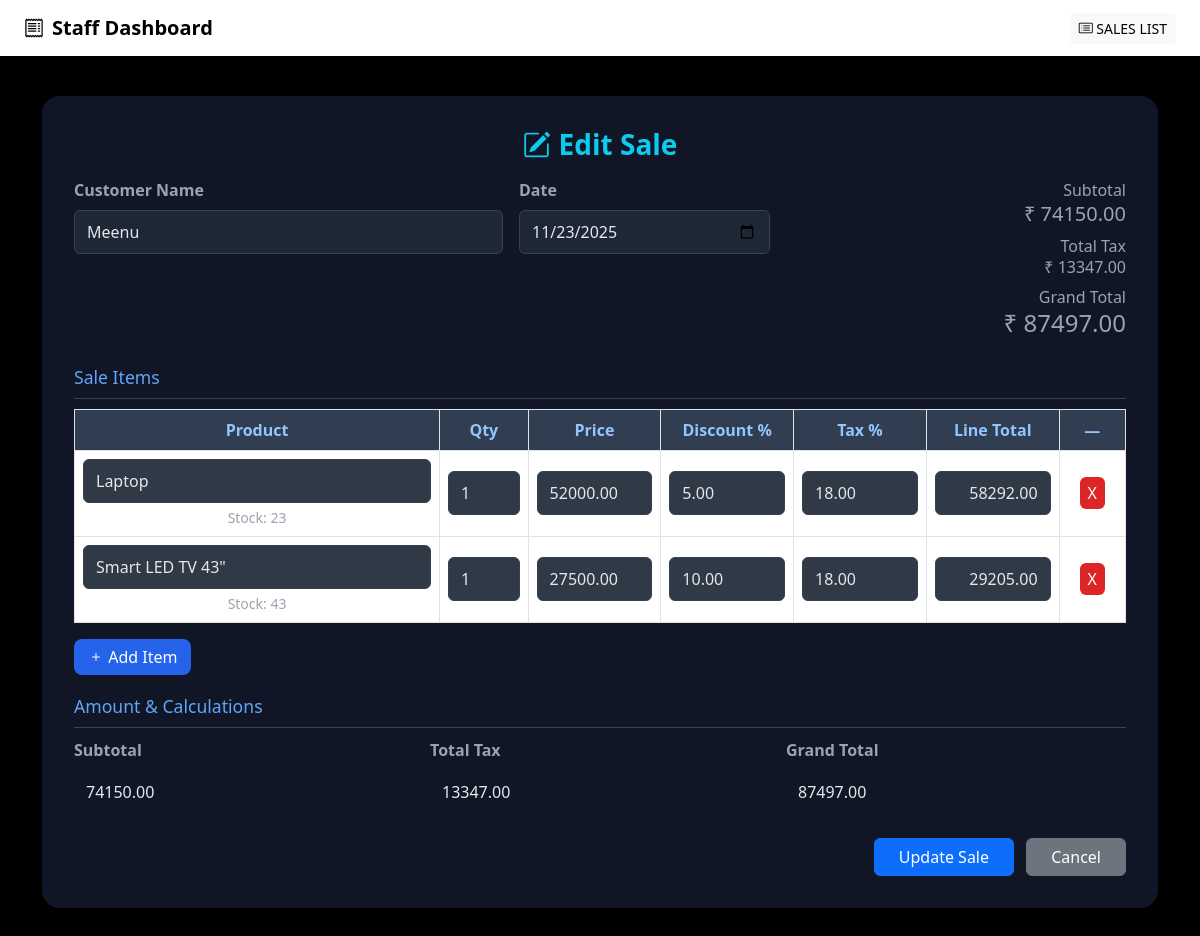
The page /user_sales_edit/5/ on the database its author committed.
### app/models.py (models this page shows, shortened)
class Sales(models.Model):
    PAYMENT_STATUS_CHOICES = (
        ("PAID", "Paid"),
        ("PENDING", "Pending"),
        ("CREDIT", "Credit"),
    )
    invoice_no = models.CharField(max_length=20, unique=True)
    customer_name = models.CharField(max_length=200, null=True)
    date = models.DateField(blank=True, null=True)
    subtotal = models.DecimalField(max_digits=12, decimal_places=2, default=0)
    total_tax = models.DecimalField(max_digits=12, decimal_places=2, default=0)
    grand_total = models.DecimalField(max_digits=12, decimal_places=2, default=0)
    payment_status = models.CharField(
        max_length=10, choices=PAYMENT_STATUS_CHOICES, default="PENDING"
    )
    notes = models.TextField(blank=True, null=True)

class SalesItem(models.Model):
    sale = models.ForeignKey(Sales, related_name="items", on_delete=models.CASCADE,null=True)
    product = models.ForeignKey(Product, on_delete=models.CASCADE,null=True)
    qty = models.PositiveIntegerField(default=1)
    price = models.DecimalField(max_digits=10, decimal_places=2,null=True)
    discount = models.DecimalField(max_digits=10, decimal_places=2, default=0)
    tax = models.DecimalField(max_digits=10, decimal_places=2, default=0)
    total = models.DecimalField(max_digits=10, decimal_places=2, default=0)

class Product(models.Model):
    STATUS_CHOICES = [
        ('active', 'Active'),
        ('inactive', 'Inactive'),
        ('out_of_stock', 'Out of Stock'),
        ('discontinued', 'Discontinued'),
    ]
    product_id = models.CharField(max_length=50)
    name = models.CharField(max_length=200)
    category = models.ForeignKey(Category, on_delete=models.SET_NULL, null=True)
    subcategory = models.ForeignKey(SubCategory, on_delete=models.SET_NULL, null=True)
    brand = models.CharField(max_length=100, blank=True, null=True)
    description = models.TextField(blank=True, null=True)
    cost_price = models.DecimalField(max_digits=10, decimal_places=2, null=True)
    selling_price = models.DecimalField(max_digits=10, decimal_places=2, null=True)
    discount = models.DecimalField(max_digits=5, decimal_places=2, null=True)
    tax = models.DecimalField(max_digits=5, decimal_places=2, null=True)
    quantity = models.IntegerField()
    reorder_level = models.IntegerField()
    supplier_name = models.CharField(max_length=200, null=True)
    supplier_contact = models.CharField(max_length=20, null=True)
    status = models.CharField(max_length=20, choices=STATUS_CHOICES, default='active', null=True, blank=True)
    notes = models.TextField(blank=True, null=True)

### app/views.py (the view, shortened to what this page needs)
# urls.py: path("user_sales_edit/<int:pk>/",views. user_sales_edit, name="user_sales_edit"),
def user_sales_edit(request, pk):
    sale = Sales.objects.get(id=pk)
    items = sale.items.all()
    return render(request, "user_sales_form.html", {
        "edit_mode": True,
        "sale": sale,
        "items": items,
        "products": Product.objects.all(),
        "today": sale.date,
    })

### project/templates/user_sales_form.html (shortened to what this page needs)
{% load static %}
<!DOCTYPE html>
<html lang="en">
<head>
  <link href="https://cdn.jsdelivr.net/npm/bootstrap@5.3.3/dist/css/bootstrap.min.css" rel="stylesheet">
  <link href="https://cdn.jsdelivr.net/npm/bootstrap-icons@1.11.3/font/bootstrap-icons.css" rel="stylesheet">
</head>
<body>
  <nav class="navbar navbar-expand-lg px-4">
    <a class="navbar-brand fw-bold"><i class="bi bi-receipt me-2"></i>Staff Dashboard</a>
    <div class="ms-auto">
      <a href="{% url 'user_sales_list' %}" class="btn btn-light btn-sm"><i class="bi bi-card-list"></i> SALES LIST</a>
    </div>
  </nav>
  <div class="container">
    <div class="form-container">
      <h3 class="text-center text-info fw-bold mb-3">
        {% if edit_mode %}<i class="bi bi-pencil-square me-2"></i>Edit Sale{% else %}<i class="bi bi-plus-circle-fill me-2"></i>Add Sale{% endif %}
      </h3>
      <form method="POST" id="sales-form">{% csrf_token %}
        <div class="row g-3 mb-3">
          <div class="col-md-5">
            <label class="form-label">Customer Name</label>
            <input type="text" name="customer_name" class="form-control" value="{{ sale.customer_name|default:'' }}">
          </div>
          <div class="col-md-3">
            <label class="form-label">Date</label>
            <input type="date" name="date" class="form-control" value="{{ today|date:'Y-m-d' }}">
          </div>
           <div class="col-md-4 d-flex align-items-center justify-content-end">
            <div class="text-end small-muted">
              <div>Subtotal</div>
              <div class="h5">₹ <span id="subtotal_display">0.00</span></div>
              <div class="mt-1">Total Tax</div>
              <div class="h6">₹ <span id="totaltax_display">0.00</span></div>
              <div class="mt-1">Grand Total</div>
              <div class="h4">₹ <span id="grandtotal_display">0.00</span></div>
            </div>
          </div>
        </div>
        <div class="section-title">Sale Items</div>
        <div class="table-responsive">
          <table class="table table-dark-custom table-bordered align-middle text-center mb-0">
            <thead>
              <tr>
                <th style="width:33%">Product</th>
                <th style="width:8%">Qty</th>
                <th style="width:12%">Price</th>
                <th style="width:12%">Discount %</th>
                <th style="width:12%">Tax %</th>
                <th style="width:12%">Line Total</th>
                <th style="width:6%">—</th>
              </tr>
            </thead>
            <tbody id="items-body">
              {% if edit_mode %}
                {% for item in items %}
                  <tr class="item-row">
                    <td>
                      <select name="product[]" class="form-select item-product">
                        {% for p in products %}
                        <option value="{{ p.id }}"
                                data-price="{{ p.selling_price }}"
                                data-discount="{{ p.discount }}"
                                data-tax="{{ p.tax }}"
                                data-stock="{{ p.quantity }}"
                                {% if p.id == item.product.id %}selected{% endif %}>
                          {{ p.name }}
                        </option>
                        {% endfor %}
                      </select>
                      <div class="form-text small-muted stock-info"></div>
                    </td>
                    <td><input type="number" name="qty[]" class="form-control item-qty" value="{{ item.qty }}" min="1"></td>
                    <td><input type="text" name="price[]" class="form-control item-price" value="{{ item.price }}"></td>
                    <td><input type="text" name="discount[]" class="form-control item-disc" value="{{ item.discount }}"></td>
                    <td><input type="text" name="tax[]" class="form-control item-tax" value="{{ item.tax }}"></td>
                    <td><input type="text" name="total[]" class="form-control item-total text-end" value="{{ item.total }}" readonly></td>
                    <td><button type="button" class="btn btn-del remove-row">X</button></td>
                  </tr>
                {% endfor %}
              {% endif %}
            </tbody>
          </table>
        </div>
        <div class="mb-3 mt-3">
          <button type="button" class="btn btn-add-row" id="addRow"><i class="bi bi-plus"></i> Add Item</button>
        </div>
        <div class="section-title">Amount & Calculations</div>
        <div class="row g-3">
          <div class="col-md-4">
            <label class="form-label">Subtotal</label>
            <input type="text" id="subtotal_input" name="subtotal" class="form-control readonly" readonly>
          </div>
          <div class="col-md-4">
            <label class="form-label">Total Tax</label>
            <input type="text" id="totaltax_input" name="totaltax" class="form-control readonly" readonly>
          </div>
          <div class="col-md-4">
            <label class="form-label">Grand Total</label>
            <input type="text" id="grandtotal_input" name="grandtotal" class="form-control readonly" readonly>
          </div>
        </div>
        <div class="text-end mt-4">
          <button class="btn btn-primary px-4" type="submit">{% if edit_mode %}Update Sale{% else %}Save Sale{% endif %}</button>
          <a href="{% url 'user_sales_list' %}" class="btn btn-secondary px-4 ms-2">Cancel</a>
        </div>
      </form>
    </div>
  </div>
</body>
</html>

### project/templates/user_sales_form.html (style rules this page uses)
body { background: radial-gradient(circle at top left, #000000, #000000); color: #e5e7eb; font-family: 'Segoe UI', sans-serif; }
nav.navbar { background: linear-gradient(90deg, #ffffff, #ffffff); }
.form-container { background: rgba(17, 24, 39, 0.95); border-radius: 18px; padding: 32px; margin: 40px 0; box-shadow: 0 0 25px rgba(0, 0, 0, 0.6); }
.form-label { font-weight: 600; color: #9ca3af; }
.form-control, .form-select { background: rgba(31, 41, 55, 0.92); border: 1px solid #374151; color: #e5e7eb; height: 44px; }
.section-title { color: #60a5fa; font-size: 1.1rem; margin-top: 18px; margin-bottom: 10px; padding-bottom: 8px; border-bottom: 1px solid #374151; }
.table-dark-custom { background: rgba(30, 41, 59, 0.7); color: #e5e7eb; }
.table-dark-custom th { background: rgba(51, 65, 85, 0.9); color: #93c5fd; }
.btn-add-row { background: #2563eb; color: white; border-radius: 8px; padding: 6px 14px; border: 0; }
.btn-del { background: #dc2626; color: #fff; border-radius: 6px; padding: 4px 8px; border: 0; }
.small-muted { color: #9ca3af; }
.readonly { background: transparent; border: none; color: #e5e7eb; }

### rows shown on the page
Sales: customer_name "Meenu", date "11/23/2025"
SalesItem: product.name "Laptop", qty "1", price "52000.00", discount "5.00", tax "18.00", total "58292.00"
SalesItem: product.name "Smart LED TV 43\"", qty "1", price "27500.00", discount "10.00", tax "18.00", total "29205.00"
